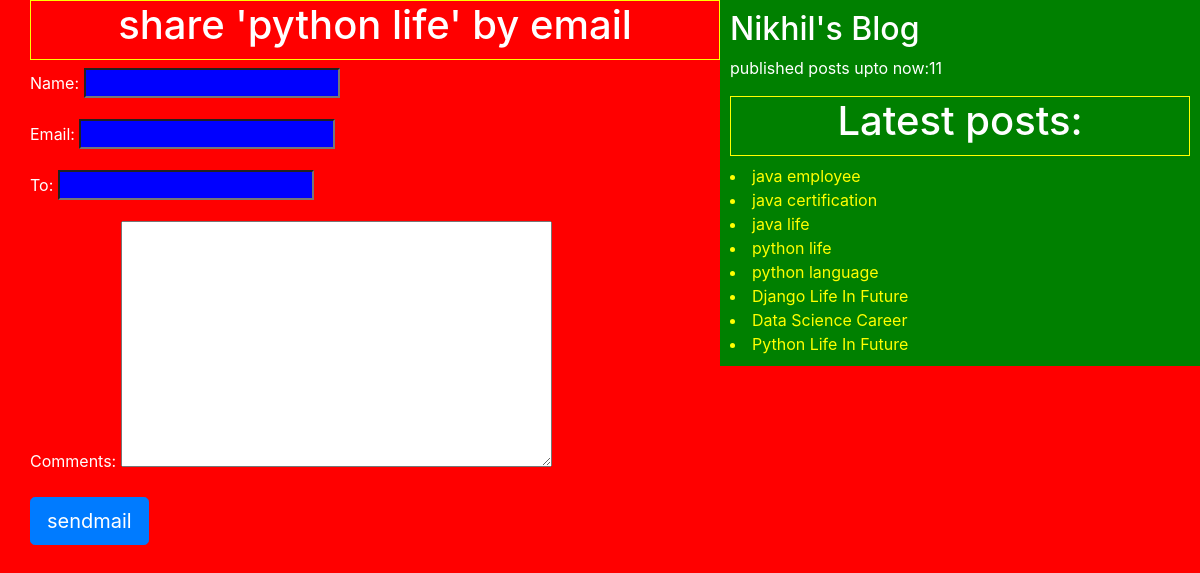
The page /t/8 on the database its author committed.
### blog/models.py (models this page shows, shortened)
class Post(models.Model):
    STATUS_CHOICES=(('draft','Draft'),('published','Published'))
    title=models.CharField(max_length=256)
    slug=models.SlugField(max_length=234,unique=True)
    author=models.ForeignKey(User,related_name='blog_posts',on_delete=models.CASCADE)
    body=models.TextField()
    publish=models.DateTimeField(default=timezone.now)#system time
    created=models.DateTimeField(auto_now_add=True)#post object created time
    updated=models.DateTimeField(auto_now=True)#save method called time(we call save method to update an object)
    status=models.CharField(max_length=11,choices=STATUS_CHOICES,default='draft')
    objects=CustomManager()
    tags=TaggableManager()#Post.tags.all()
    class Meta:
        ordering=('-publish',)
    def get_absolute_url(self):
        return reverse('post_detail',args=[self.publish.year,self.publish.strftime('%m'),self.publish.strftime('%d'),self.slug])

### blog/views.py (the view)
# urls.py: path('t/<int:id>',views.mail_send_view ),
def mail_send_view(request,id):
    post=get_object_or_404(Post,id=id,status='published')
    form=EmailSendForm()
    sent=False
    if request.method=='POST':
        form=EmailSendForm(request.POST)
        if form.is_valid():
            cd=form.cleaned_data
            subject='{}({}) recommends you to read {}'.format(cd['name'],cd['email'],post.title)
            post_url=request.build_absolute_uri(post.get_absolute_url())#/tt/<int:year>/<int:month>/<int:day>/<str:post> for post.get_absolute_url
            print(post_url)
            print(post.get_absolute_url)
            message='read post at:\n{}\n\n{}\'s comments:\n{}'.format(post_url,cd['name'],cd['comments'])
            send_mail(subject,message,cd['name'],[cd['to']],fail_silently=False)
            sent=True
    else:
        form=EmailSendForm()
    return render(request,'blog/sharebymail.html',{'form':form,'post':post,'sent':sent})

### blog/forms.py
class EmailSendForm(forms.Form):
    name=forms.CharField()
    email=forms.EmailField()
    to=forms.EmailField()
    comments=forms.CharField(required=False,widget=forms.Textarea)

### blog/models.py (called while the page is built)
    def get_queryset(self):
        return super().get_queryset()#.filter(status='published')

### blog/templatetags/blog_tags.py (called while the page is built)
@register.simple_tag
def total_posts():
    return Post.objects.count()

@register.inclusion_tag('blog/latestposts123.html')
def show_latest_posts():
    latest_posts=Post.objects.order_by('-publish')[:8]
    return {'latest_posts':latest_posts}

### templates/blog/sharebymail.html (shortened to what this page needs)
<!DOCTYPE html>
{% extends 'blog/base.html'%}
{%block content%}
{%if sent%}
<h1>email sent successfully</h1>
{%else%}
<h1>share '{{post.title}}' by email</h1>
<form method="post">
  {{form.as_p}}
  <input type="submit" class="btn btn-primary btn-lg" name="" value="sendmail">
</form>
{%endif%}
{%endblock%}

### templates/blog/latestposts123.html
{% for post in latest_posts%}
<a href="{{post.get_absolute_url}}"> <li>{{post.title}}</li> </a>
{% endfor%}

### static/css/blog.css (style rules this page uses)
h1 { text-align: center; border: 1px solid yellow; padding-bottom: 10px; }
body { color: white; background: red; }
a { color: yellow; }
input { background: blue; color: white; }

### rows shown on the page
Post: title "python life"
Post: title "java employee"
Post: title "java certification"
Post: title "java life"
Post: title "python language"
Post: title "Django Life In Future"
Post: title "Data Science Career"
Post: title "Python Life In Future"
